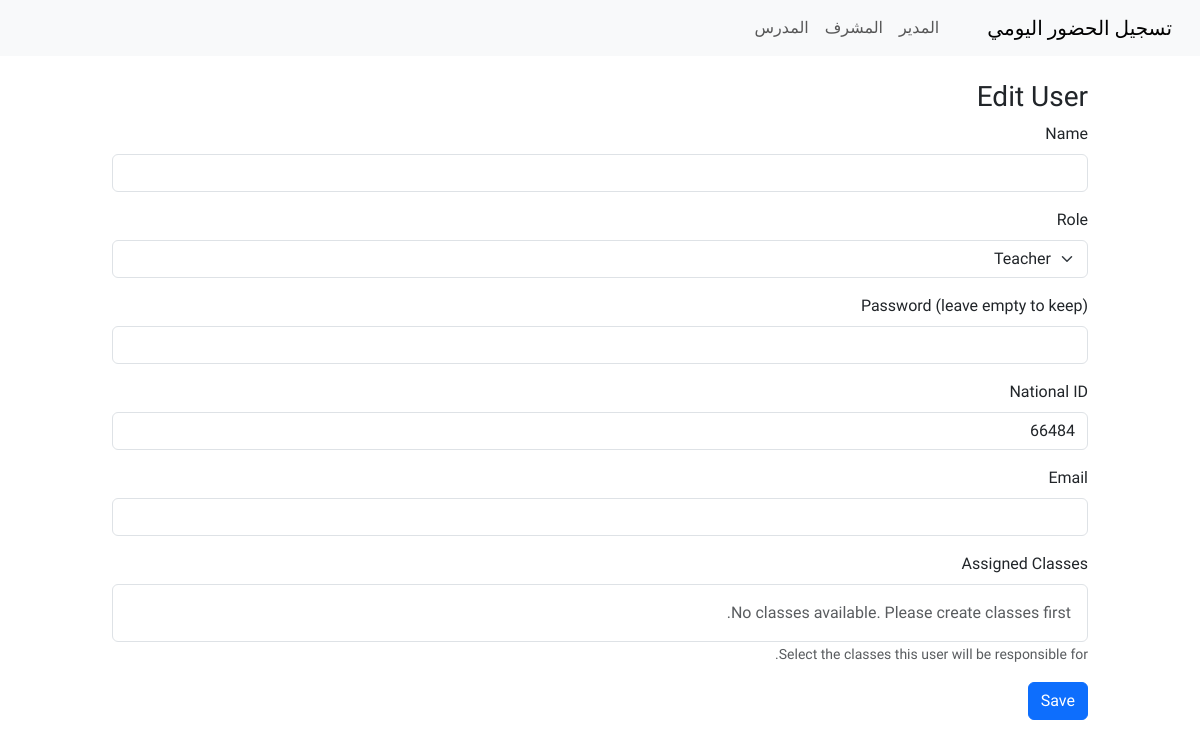
/admin/users/2/edit (signed in), run on an earlier commit of the app's database.
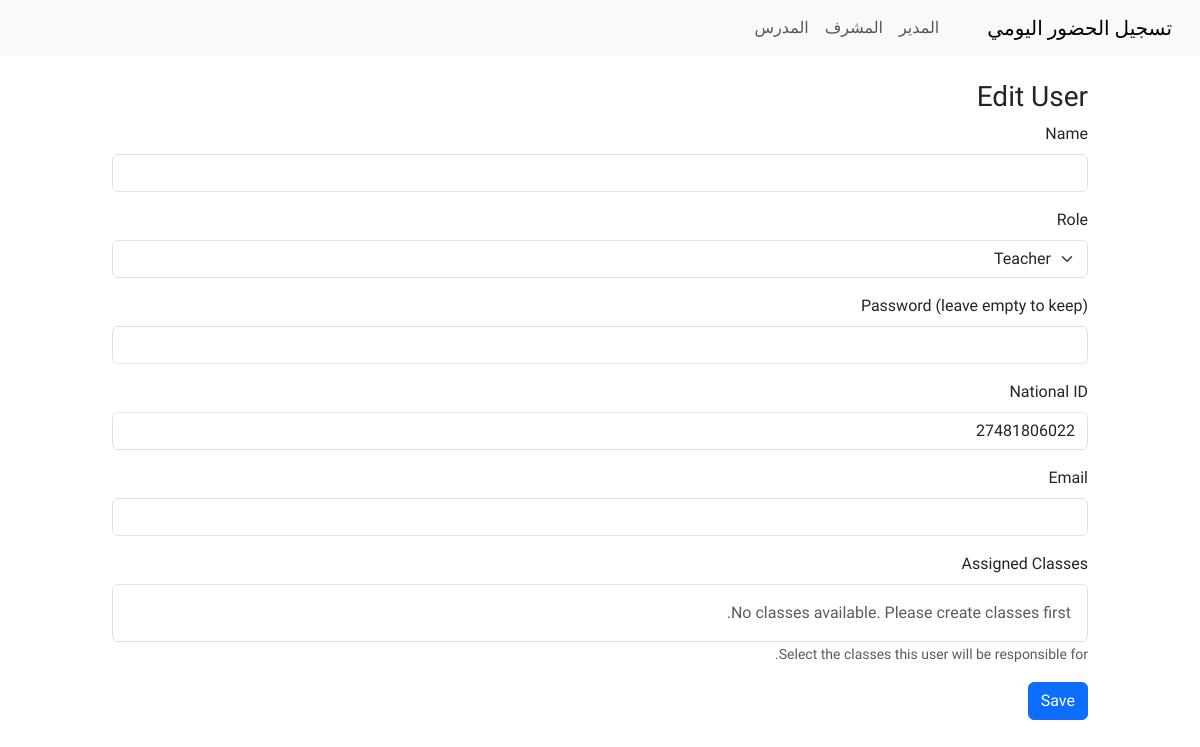
And on a later commit of the database.
### backup/app___0__.py (models this page shows, shortened)
class User(db.Model, UserMixin):
    id = db.Column(db.Integer, primary_key=True)
    name = db.Column(db.String(150), nullable=False)
    role = db.Column(db.String(50), nullable=False)  # admin, staff, teacher, student
    password_hash = db.Column(db.String(200), nullable=True)
    national_id = db.Column(db.String(50), nullable=True)
    classes = db.Column(db.String(200), nullable=True)

### backup/app___0__.py (the view, shortened to what this page needs)
@app.route('/admin/users/<int:user_id>/edit', methods=['GET', 'POST'])
@login_required
def admin_users_edit(user_id):
    if not admin_required():
        return redirect(url_for('index'))
    user = User.query.get_or_404(user_id)
    return render_template('admin_user_form.html', user=user)

### backup/app___0__.py (called while the page is built)
@login_manager.user_loader
def load_user(user_id):
    return User.query.get(int(user_id))

def admin_required():
    if not current_user.is_authenticated or current_user.role != 'admin':
        flash('Unauthorized', 'danger')
        return False
    return True

### templates/admin_user_form.html (shortened to what this page needs)
{% extends 'layout.html' %}
{% block content %}
<h3>{{ 'Edit' if user else 'Create' }} User</h3>
<form method="post">
    <div class="mb-3">
        <label class="form-label">Name</label>
        <input class="form-control" name="name" value="{{ user.username if user else '' }}" required>
    </div>
    <div class="mb-3">
        <label class="form-label">Role</label>
        <select name="role" class="form-select">
            <option value="teacher" {% if user and user.role=='teacher' %}selected{% endif %}>Teacher</option>
        </select>
    </div>
    <div class="mb-3">
        <label class="form-label">Password (leave empty to keep)</label>
        <input class="form-control" name="password" type="password">
    </div>
    <div class="mb-3">
        <label class="form-label">National ID</label>
        <input class="form-control" name="national_id" value="{{ user.national_id if user else '' }}">
    </div>
    <div class="mb-3">
        <label class="form-label">Email</label>
        <input class="form-control" name="email" type="email" value="{{ user.email if user else '' }}">
    </div>
    <div class="mb-3" id="class-assignment-section" style="display: none;">
        <label class="form-label">Assigned Classes</label>
        <div class="border p-3 rounded" style="max-height: 300px; overflow-y: auto;">
            {% if classes %}
            {% set assigned_class_ids = user.classes.split(',') if user and user.classes else [] %}
            {% for cls in classes %}
            <div class="form-check">
                <input class="form-check-input" type="checkbox" name="assigned_classes" value="{{ cls.id }}"
                    id="class_{{ cls.id }}" {% if cls.id|string in assigned_class_ids %}checked{% endif %}>
                <label class="form-check-label" for="class_{{ cls.id }}">
                    {{ cls.name }}
                </label>
            </div>
            {% endfor %}
            {% else %}
            <p class="text-muted mb-0">No classes available. Please create classes first.</p>
            {% endif %}
        </div>
        <small class="form-text text-muted">Select the classes this user will be responsible for.</small>
    </div>
    <button class="btn btn-primary" type="submit">Save</button>
</form>
{% endblock %}

What changed in the data, as far as the page shows it:
changed User "Teacher": national_id "66484" → "27481806022"
